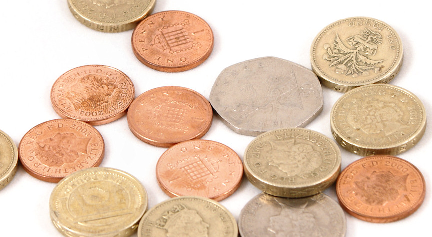
#> input picture shrimp/coins.png, 432 x 237 px
$ python display.py
#> lines starting #> are read from the running program, lines starting #| are printed output that depends on the picture; after the words box and inside, x2 and y2 are one past the last pixel; in counts of white or black regions, pixels touching at a corner belong together
# -*- coding: utf-8 -*-
"""
Created on Sat Jun 18 19:23:04 2016

@author: Wasit
"""
import numpy as np
import cv2
if __name__=='__main__':
    window_name='display'
    filename="coins"
    im=cv2.imread(filename +'.png')#BGR
#> im is the input picture: shape (237, 432, 3); mean B, G, R 174.5, 199.1, 228
    ol=im.copy()
    cl=cv2.imread(filename+'predict.png',0)
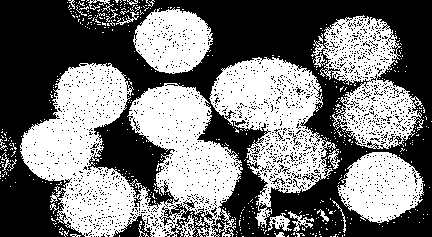
#> input picture shrimp/coinspredict.png, 432 x 237 px
#> cl: shape (237, 432); values 0 (black) and 1 (white), 46.1% white; 514 white regions (491 under 20 px), largest, box (x1, y1, x2, y2) and area: (20, 63, 243, 237) 20927, (209, 57, 336, 228) 9339, (311, 15, 424, 149) 6870
    if cl is None:# not found
         cl=np.zeros( (im.shape[0],im.shape[1]),dtype=np.uint8 )
    else:
        for x in xrange(cl.shape[1]):
                for y in xrange(cl.shape[0]):
                    if cl[y,x]:
                        ol[y,x,2] = im[y,x,2]/2
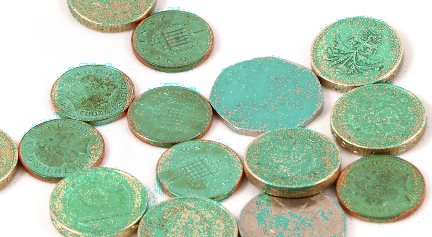
#> ol: shape (237, 432, 3); mean B, G, R 174.5, 199.1, 176.2
    cv2.imshow(window_name, ol)
